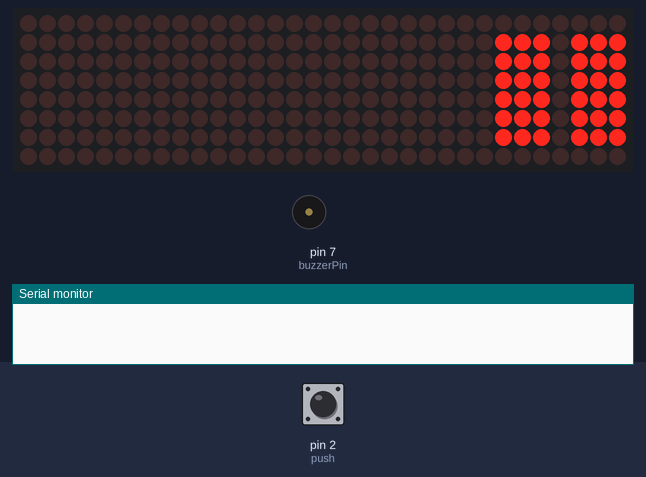
A sketch run on a simulated Arduino Uno, built with avr-gcc and run on an emulated ATmega328P. Shown: 32×8 LED matrix, buzzer (waves = sounding), the last lines printed to the serial monitor. Inputs (shaded band) come from the test bench; at power-on: pin 2 (push) LOW. Random numbers use the default seed unless the sketch sets one.

Above: at 1.2 s.
1.3 s: pin 2 (push) pulled HIGH for 0.15 s
At 2.4 s:
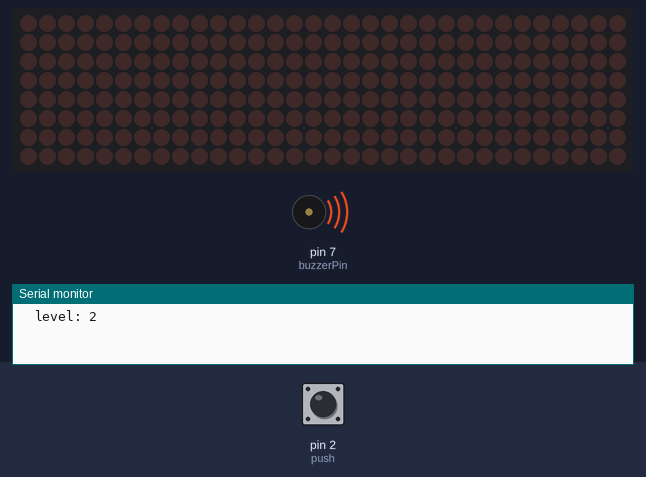
4.4 s: pin 2 (push) pulled HIGH for 1 s
At 5.24 s:
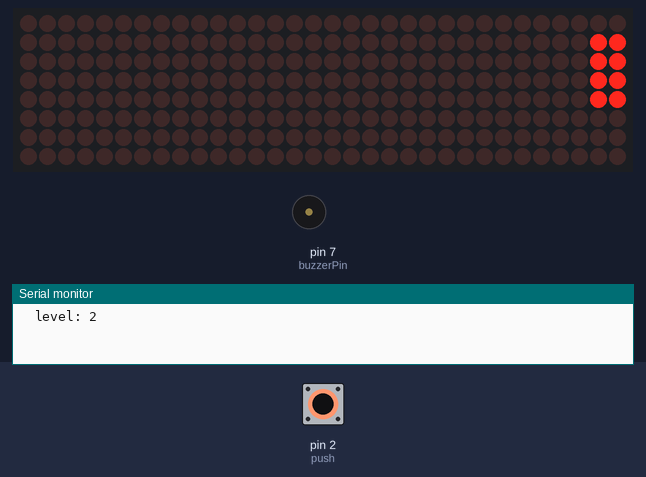
6.0 s: pin 2 (push) pulled HIGH for 0.15 s
At 6.43 s:
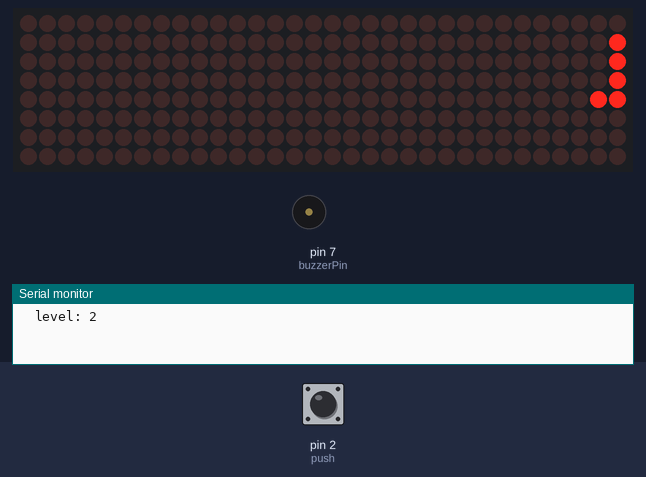
6.7 s: pin 2 (push) pulled HIGH for 3.2 s
At 21.8 s:
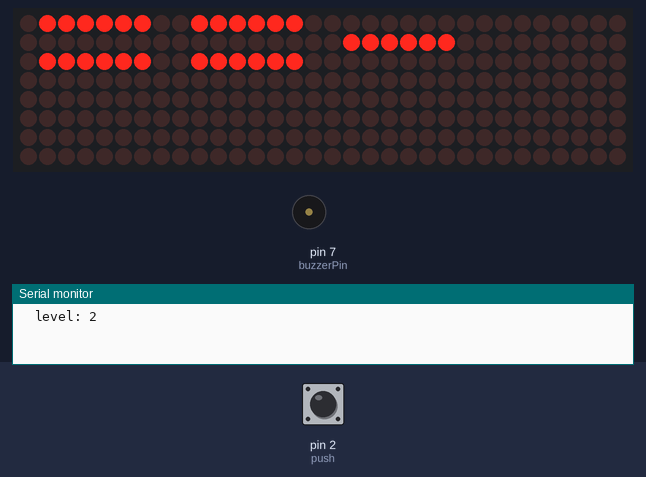
Timing chart, 0 to 23.3 s (numbered marks = the images above; inputs shaded):
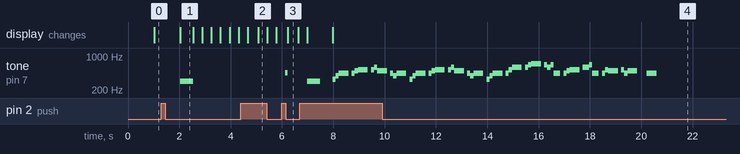

The sketch:

main.ino
```cpp
#include <LedControl.h>
#define NUM_DEVICES 4
#define push 2
#define buzzerPin 7
const float songSpeed = 1.0;

// Defining frequency of each music note
#define NOTE_C4 262
#define NOTE_D4 294
#define NOTE_E4 330
#define NOTE_F4 349
#define NOTE_G4 392
#define NOTE_A4 440
#define NOTE_B4 494
#define NOTE_C5 523
#define NOTE_D5 587
#define NOTE_E5 659
#define NOTE_F5 698
#define NOTE_G5 784
#define NOTE_A5 880
#define NOTE_B5 988

// Music notes of the song, 0 is a rest/pulse
int notes[] = {
    NOTE_E4, NOTE_G4, NOTE_A4, NOTE_A4, 0,
    NOTE_A4, NOTE_B4, NOTE_C5, NOTE_C5, 0,
    NOTE_C5, NOTE_D5, NOTE_B4, NOTE_B4, 0,
    NOTE_A4, NOTE_G4, NOTE_A4, 0,

    NOTE_E4, NOTE_G4, NOTE_A4, NOTE_A4, 0,
    NOTE_A4, NOTE_B4, NOTE_C5, NOTE_C5, 0,
    NOTE_C5, NOTE_D5, NOTE_B4, NOTE_B4, 0,
    NOTE_A4, NOTE_G4, NOTE_A4, 0,

    NOTE_E4, NOTE_G4, NOTE_A4, NOTE_A4, 0,
    NOTE_A4, NOTE_C5, NOTE_D5, NOTE_D5, 0,
    NOTE_D5, NOTE_E5, NOTE_F5, NOTE_F5, 0,
    NOTE_E5, NOTE_D5, NOTE_E5, NOTE_A4, 0,

    NOTE_A4, NOTE_B4, NOTE_C5, NOTE_C5, 0,
    NOTE_D5, NOTE_E5, NOTE_A4, 0,
    NOTE_A4, NOTE_C5, NOTE_B4, NOTE_B4, 0,
    NOTE_C5, NOTE_A4, NOTE_B4, 0,

    NOTE_A4, NOTE_A4,

};
// Durations (in ms) of each music note of the song
// Quarter Note is 250 ms when songSpeed = 1.0
int durations[] = {
    125, 125, 250, 125, 125,
    125, 125, 250, 125, 125,
    125, 125, 250, 125, 125,
    125, 125, 375, 125,

    125, 125, 250, 125, 125,
    125, 125, 250, 125, 125,
    125, 125, 250, 125, 125,
    125, 125, 375, 125,

    125, 125, 250, 125, 125,
    125, 125, 250, 125, 125,
    125, 125, 250, 125, 125,
    125, 125, 125, 250, 125,

    125, 125, 250, 125, 125,
    250, 125, 250, 125,
    125, 125, 250, 125, 125,
    125, 125, 375, 375,

    250, 125,


};
int DELAY_MS=400, size=4, blc_num=0, x=0;
int dataInPin = 11, clkPin = 13, loadPin = 3; //loadPin aka CS_PIN
bool game_on=true, sign =true;
volatile bool buttonPressed=0;
int stopping_Y=9, reference_Y=9, first_time=0, x_pos=0, score=0, high_score=0;
int game_level=0;
LedControl lc = LedControl(dataInPin, clkPin, loadPin, NUM_DEVICES);

void set_level(){
  int i=0;
    for(i; i<32 && !buttonPressed; i=i+4)
    {
      for(int j=1;j<7;j++){
        for(int k=0;k<3;k++)
         lc.setLed(i/8, j, 7-((i+k)%8), true);
      }
      delay(1000);
    }
  if(buttonPressed==true)
  game_level= i/4;
  else if(game_level<8)
  game_level++;
  else game_level=8;
  buttonPressed=false;
  DELAY_MS=450 - game_level * 50;
  clearAll();
  return;
 }
void buttonPressed_check(){
  buttonPressed = true;
 }
int runArray() {  // prints the moving array and returns lowest stopping coordinate on button_press
  int y = random(8-size);
  int yStep = 1;
  bool down = true;
  bool stop = false;
  int lowestY = 0;

  while (!stop) {
    // Draw the line
    for(int i=0;i<8;i++)
    {

      if(i>=y && i<y+size)
      lc.setLed(blc_num, i, x, true);
      else
      lc.setLed(blc_num, i, x, false);
    }

    // Update the x_pos-coordinate
    if (down) {
      y += yStep;
      if (y >= 7 -size+1) {
        y = 7 -size+1;
        down = false;
      }
    } else {
      y -= yStep;
      if (y <= 0) {
        y = 0;
        down = true;
      }
    }
    delay(DELAY_MS);

    // Check for button press to stop

    if (buttonPressed) {
      stop = true;
      lowestY = y;
      buttonPressed = false;
    }
  }
  return lowestY;
 }

void keepon(){          // Keeps required LEDs on based on stopping coordinate to array and its size
  for(int i=0;i<8; i++)
  {
    lc.setLed(blc_num, i, x, false);
  }

  for(int i = reference_Y; i < reference_Y + size; i++)
  {
   lc.setLed(blc_num, i, x, true);
  }
  return;
 }

void clearAll(){        // clears whole screen
  for(int i=0; i<4; i++)
  lc.clearDisplay(i);
 }

void playMusic(int musicType) { //plays buzzer
  int note;
  int duration;

  if (musicType == 0) { // Play game lost music
    note = 300;
    duration = 500;
  } else if (musicType == 1) { // Play game won music
    note = 600;
    duration = 1000;
  }else if(musicType ==3){
    const int totalNotes = sizeof(notes) / sizeof(int);
  // Loop through each note
  for (int i = 0; i < totalNotes; i++)
  {
    const int currentNote = notes[i];
    float wait = durations[i] / songSpeed;
    // Play tone if currentNote is not 0 frequency, otherwise pause (noTone)
    if (currentNote != 0)
    {
      tone(buzzerPin, notes[i], wait); // tone(pin, frequency, duration)
    }
    else
    {
      noTone(buzzerPin);
    }
    // delay is used to wait for tone to finish playing before moving to next loop
    delay(wait);
  }
  } else if(musicType==5){
    note = 450;
    duration =100;
  }
  else {
    return; // If musicType is not 0 or 1, return without playing music
  }

  tone(buzzerPin, note, duration); // Play the specified note for the specified duration
  delay(duration); // Wait for the note to finish playing
  noTone(buzzerPin); // Stop the buzzer
 }

void game(){
  playMusic(0);
  game_on=true;
  while(game_on) {
    coordinate_update();
    if(first_time==0){
     reference_Y = runArray();
     first_time=1;
     stopping_Y=reference_Y;
     keepon();
    }
   else {
     stopping_Y = runArray();
     check_alignemt();
     keepon();
    }
   delay(400);
   if(x_pos==31) {
     playMusic(1);
     reset();
    }
  }
  return;
 }
void coordinate_update(){// calculates block number and row number where the moving array is to be displayed
  x=7-(x_pos%8);
  blc_num=x_pos/8;
  x_pos++;
  buttonPressed=0;
  return ;
 }
void reset(){
   clearAll();
   score=x_pos*game_level -1;
   if(score>high_score)
   high_score=score;
   x_pos=0;
   first_time=0;
   reference_Y=9;
   stopping_Y=9;
   size=4;
   sign=0;
   game_on=false;
   playMusic(0);
 }

void printStates(){
  // Serial.print("reference_Y: ");
  // Serial.print(reference_Y);
  // Serial.print("\tMinY_Next: ");
  // Serial.print(stopping_Y);
  // Serial.print("\tx_pos: ");
  // Serial.print(x_pos);
  // Serial.print("\tscore: ");
  // Serial.print(score);
  // Serial.print("\tHIGH_SCORE: ");
  // Serial.print(high_score);
  Serial.print("\tlevel: ");
  Serial.println(game_level);
  // Serial.print("\tsize: ");
  // Serial.println(size);
 }
void check_alignemt(){ // checks the stopping positions based on alignmrnt modifies size or resets
  if(blc_num==1 && size ==4)
  size = 3;
  if(blc_num==2 && size ==3)
  size = 2;
  if(blc_num==3 && size ==2)
  size = 1;
  if(abs(reference_Y - stopping_Y) < size){
    size=size - abs(reference_Y - stopping_Y);
    if(reference_Y < stopping_Y)
    reference_Y = stopping_Y;
    playMusic(5);
  }
  else reset();
  return;
 }
void setup() {
  pinMode(push, INPUT);
  for (int y = 0; y < NUM_DEVICES; y++) {// Initialize the MAX7219 chips and clear the screen
    lc.shutdown(y, false);
    lc.setIntensity(y, 8);
    lc.clearDisplay(y);
  }
  attachInterrupt(digitalPinToInterrupt(push), buttonPressed_check, RISING);
  Serial.begin(9600);
 }

void loop() {
 set_level();
 printStates();
 game();
 status_display();
 }

void status_display() {
   print_binary(3, high_score);
   print_binary(2, score);
   print_binary(1, game_level);
   playMusic(3);
   clearAll();
   return ;
 }

void print_binary(int div, int number){
  bool binaryArray[8];
  for (int i = 7; i >= 0; i--){
    if (number >= pow(2, i)) {
      binaryArray[7-i] = true;
      number -= pow(2, i);
    } else {
      binaryArray[7-i] = false;
    }
  }
  for(int i=0;i<8; i++){
    for(int j=1;j<7;j++){
      if(binaryArray[i])
      lc.setLed(div, 7-i ,j , true);
       else
      lc.setLed(div, 7-i ,j , false);
    }
  }

 }
```

Measured:
- after the input at 1.3 s, tone on pin 7 (buzzerPin): silent → 300 Hz after 0.74 s, → silent 0.50 s later
- after the input at 6.0 s, tone on pin 7 (buzzerPin): silent → 450 Hz after 0.13 s, → silent 0.10 s later
- after the input at 6.7 s, tone on pin 7 (buzzerPin): plays 300 Hz for 0.50 s, 330 Hz for 0.13 s, 392 Hz for 0.13 s, 440 Hz for 0.38 s, 440 Hz for 0.13 s, 494 Hz for 0.13 s … (51 notes in this stretch), starting after 0.29 s
- what the display in image 1 shows lasts 0.5 s, from 2.0 s to 2.5 s
